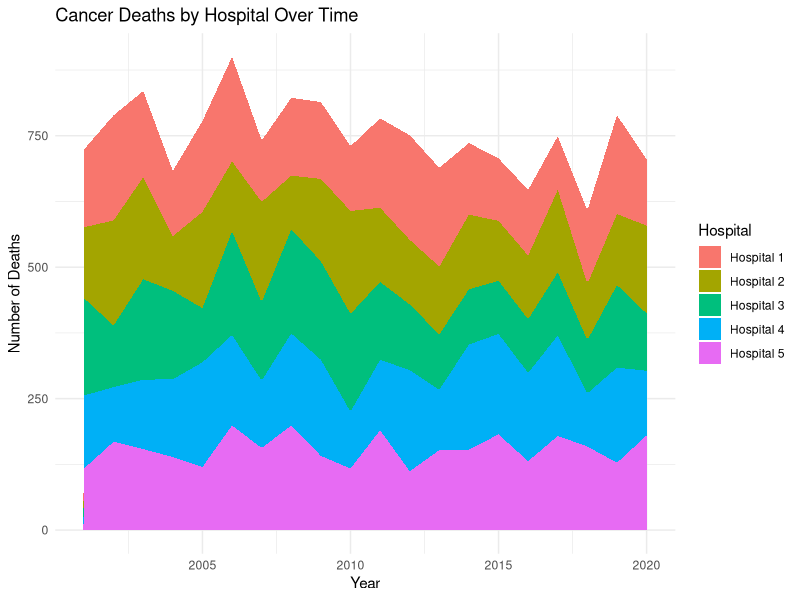

Generate this figure with R:
library(ggplot2)

# Simulating some example data
set.seed(42)  # Ensure reproducibility
data <- data.frame(
  Year = rep(2001:2020, times = 5),
  Hospital = rep(paste("Hospital", 1:5), each = 20),
  Deaths = sample(100:200, 100, replace = TRUE)
)

# Visualizing the data
ggplot(data, aes(x = Year, y = Deaths, fill = Hospital)) +
  geom_area(position = 'stack') +
  theme_minimal() +
  labs(title = "Cancer Deaths by Hospital Over Time",
       x = "Year", y = "Number of Deaths",
       fill = "Hospital")
